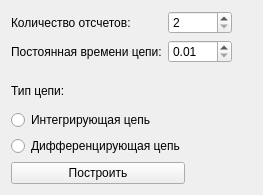
<?xml version="1.0" encoding="UTF-8"?>
<ui version="4.0">
 <class>Widget</class>
 <widget class="QWidget" name="Widget">
  <property name="geometry">
   <rect>
    <x>0</x>
    <y>0</y>
    <width>263</width>
    <height>195</height>
   </rect>
  </property>
  <property name="windowTitle">
   <string>Widget</string>
  </property>
  <layout class="QGridLayout" name="gridLayout">
   <item row="1" column="0">
    <layout class="QVBoxLayout" name="verticalLayout">
     <item>
      <widget class="QLabel" name="label_3">
       <property name="text">
        <string>Тип цепи:</string>
       </property>
      </widget>
     </item>
     <item>
      <widget class="QRadioButton" name="radioButton">
       <property name="text">
        <string>Интегрирующая цепь</string>
       </property>
      </widget>
     </item>
     <item>
      <widget class="QRadioButton" name="radioButton_2">
       <property name="text">
        <string>Дифференцирующая цепь</string>
       </property>
      </widget>
     </item>
    </layout>
   </item>
   <item row="0" column="0" colspan="2">
    <layout class="QFormLayout" name="formLayout">
     <item row="0" column="0">
      <widget class="QLabel" name="label">
       <property name="text">
        <string>Количество отсчетов:</string>
       </property>
      </widget>
     </item>
     <item row="0" column="1">
      <widget class="QSpinBox" name="spinBox">
       <property name="minimum">
        <number>2</number>
       </property>
       <property name="maximum">
        <number>10000</number>
       </property>
      </widget>
     </item>
     <item row="1" column="0">
      <widget class="QLabel" name="label_2">
       <property name="text">
        <string>Постоянная времени цепи:</string>
       </property>
      </widget>
     </item>
     <item row="1" column="1">
      <widget class="QDoubleSpinBox" name="doubleSpinBox">
       <property name="minimum">
        <double>0.010000000000000</double>
       </property>
       <property name="maximum">
        <double>200.000000000000000</double>
       </property>
      </widget>
     </item>
    </layout>
   </item>
   <item row="2" column="0">
    <widget class="QPushButton" name="pushButton">
     <property name="text">
      <string>Построить</string>
     </property>
    </widget>
   </item>
   <item row="2" column="1" colspan="2">
    <spacer name="horizontalSpacer_3">
     <property name="orientation">
      <enum>Qt::Horizontal</enum>
     </property>
     <property name="sizeHint" stdset="0">
      <size>
       <width>40</width>
       <height>20</height>
      </size>
     </property>
    </spacer>
   </item>
   <item row="1" column="1" colspan="2">
    <spacer name="horizontalSpacer_2">
     <property name="orientation">
      <enum>Qt::Horizontal</enum>
     </property>
     <property name="sizeHint" stdset="0">
      <size>
       <width>569</width>
       <height>78</height>
      </size>
     </property>
    </spacer>
   </item>
  </layout>
 </widget>
 <resources/>
 <connections/>
</ui>
